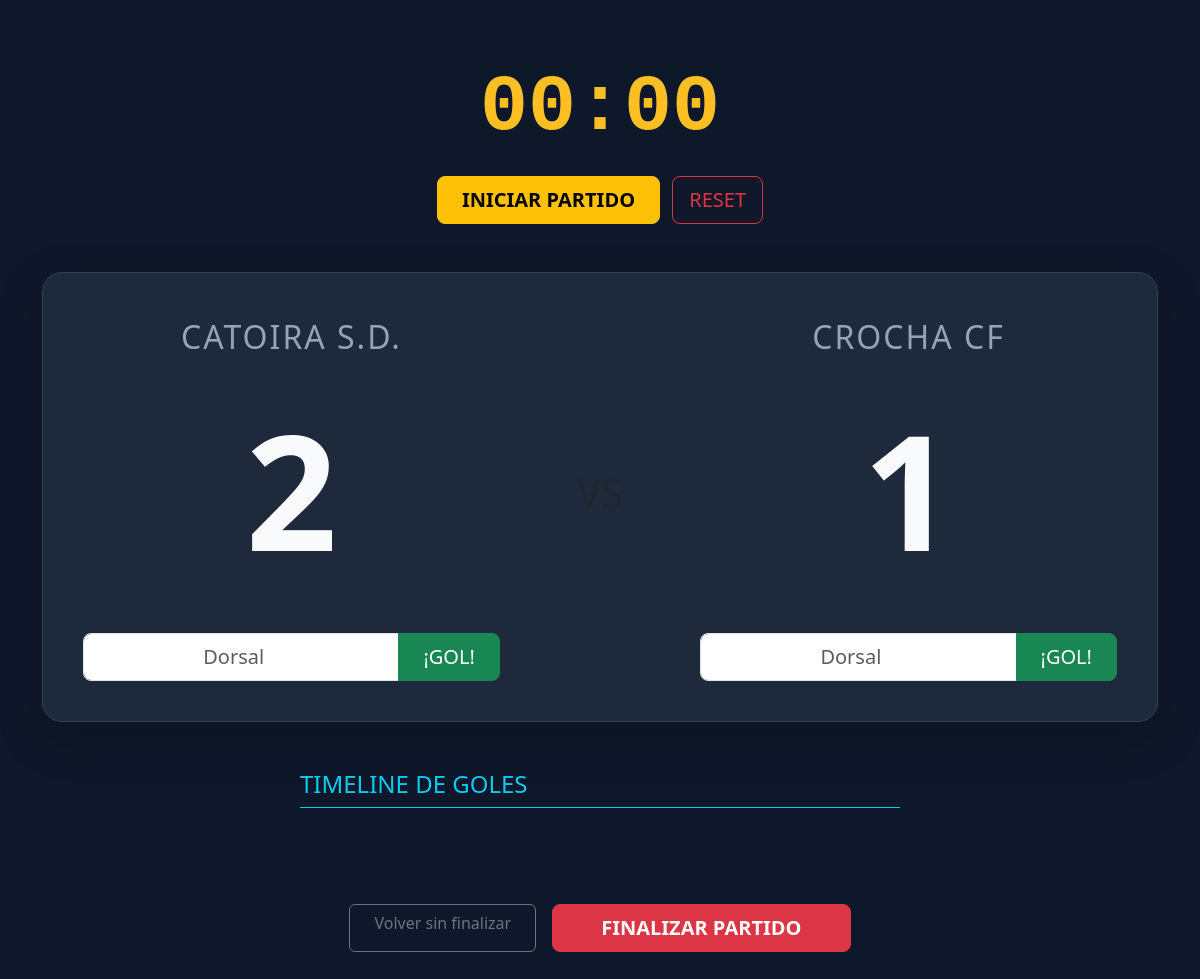
The app's page /partido/1 with its own data.
### app.py (models this page shows)
class Partido(db.Model):
    id = db.Column(db.Integer, primary_key=True)
    equipo1 = db.Column(db.String(100))
    equipo2 = db.Column(db.String(100))
    goles1 = db.Column(db.Integer, default=0)
    goles2 = db.Column(db.Integer, default=0)
    ganador_penaltis = db.Column(db.String(100), nullable=True)
    hora = db.Column(db.String(10))
    numero_campo = db.Column(db.Integer, default=1)
    en_curso = db.Column(db.Boolean, default=False)
    finalizado = db.Column(db.Boolean, default=False)
    codigo_partido = db.Column(db.String(10), nullable=True)
    grupo_id = db.Column(db.Integer, db.ForeignKey('grupo.id'), nullable=False)
    inicio_ts = db.Column(db.Integer, default=0)
    segundos_transcurridos = db.Column(db.Integer, default=0)
    esta_pausado = db.Column(db.Boolean, default=True)
    eventos = db.relationship('EventoGol', backref='partido', lazy=True, cascade="all, delete-orphan")

### app.py (the view)
@app.route('/partido/<int:p_id>')
def live(p_id):
    p = Partido.query.get_or_404(p_id)
    return render_template('partido.html', p=p, t_id=p.grupo.torneo_id)

### templates/partido.html (shortened to what this page needs)
<!DOCTYPE html>
<html lang="es">
<head>
    <link href="https://cdn.jsdelivr.net/npm/bootstrap@5.3.0/dist/css/bootstrap.min.css" rel="stylesheet">
</head>
<body>
    <div class="container py-5 text-center">
        <div class="timer mb-2" id="timer">00:00</div>
        <div class="mb-5">
            <button class="btn btn-lg btn-warning px-4 fw-bold" onclick="toggleTimer()" id="btnPause">INICIAR PARTIDO</button>
            <button class="btn btn-lg btn-outline-danger ms-2" onclick="resetTimer()">RESET</button>
        </div>
        <div class="scoreboard shadow-lg mb-5">
            <div class="row align-items-center">
                <div class="col-md-5">
                    <div class="team-name mb-2">{{ p.equipo1 }}</div>
                    <div class="score" id="score1">{{ p.goles1 }}</div>
                    <div class="input-group mt-4">
                        <input type="number" id="dorsal1" class="form-control form-control-lg text-center" placeholder="Dorsal">
                        <button class="btn btn-success btn-lg px-4" onclick="registrarGol(1)">¡GOL!</button>
                    </div>
                </div>
                <div class="col-md-2 h1 text-muted">VS</div>
                <div class="col-md-5">
                    <div class="team-name mb-2">{{ p.equipo2 }}</div>
                    <div class="score" id="score2">{{ p.goles2 }}</div>
                    <div class="input-group mt-4">
                        <input type="number" id="dorsal2" class="form-control form-control-lg text-center" placeholder="Dorsal">
                        <button class="btn btn-success btn-lg px-4" onclick="registrarGol(2)">¡GOL!</button>
                    </div>
                </div>
            </div>
        </div>
        <div class="mx-auto text-start" style="max-width: 600px;">
            <h4 class="text-info mb-4 border-bottom border-info pb-2">TIMELINE DE GOLES</h4>
        </div>
        <div class="mt-5 pt-5 d-flex justify-content-center gap-3">
            <a href="/torneo/{{ t_id }}" class="btn btn-outline-secondary px-4">Volver sin finalizar</a>
            <button onclick="gestionarFinalizacion()" class="btn btn-danger btn-lg px-5 fw-bold">FINALIZAR PARTIDO</button>
        </div>
    </div>
</body>
</html>

### templates/partido.html (style rules this page uses)
body { background-color: #0f172a; color: #f8fafc; font-family: 'Segoe UI', sans-serif; }
.scoreboard { background: #1e293b; border-radius: 20px; padding: 40px; border: 1px solid #334155; }
.timer { font-size: 5rem; font-family: 'Courier New', Courier, monospace; color: #fbbf24; font-weight: bold; }
.score { font-size: 10rem; font-weight: 800; }
.team-name { font-size: 2rem; color: #94a3b8; text-transform: uppercase; letter-spacing: 2px; }

### records on screen
Partido: equipo1 "CATOIRA S.D.", goles1 "2", equipo2 "CROCHA CF", goles2 "1"
